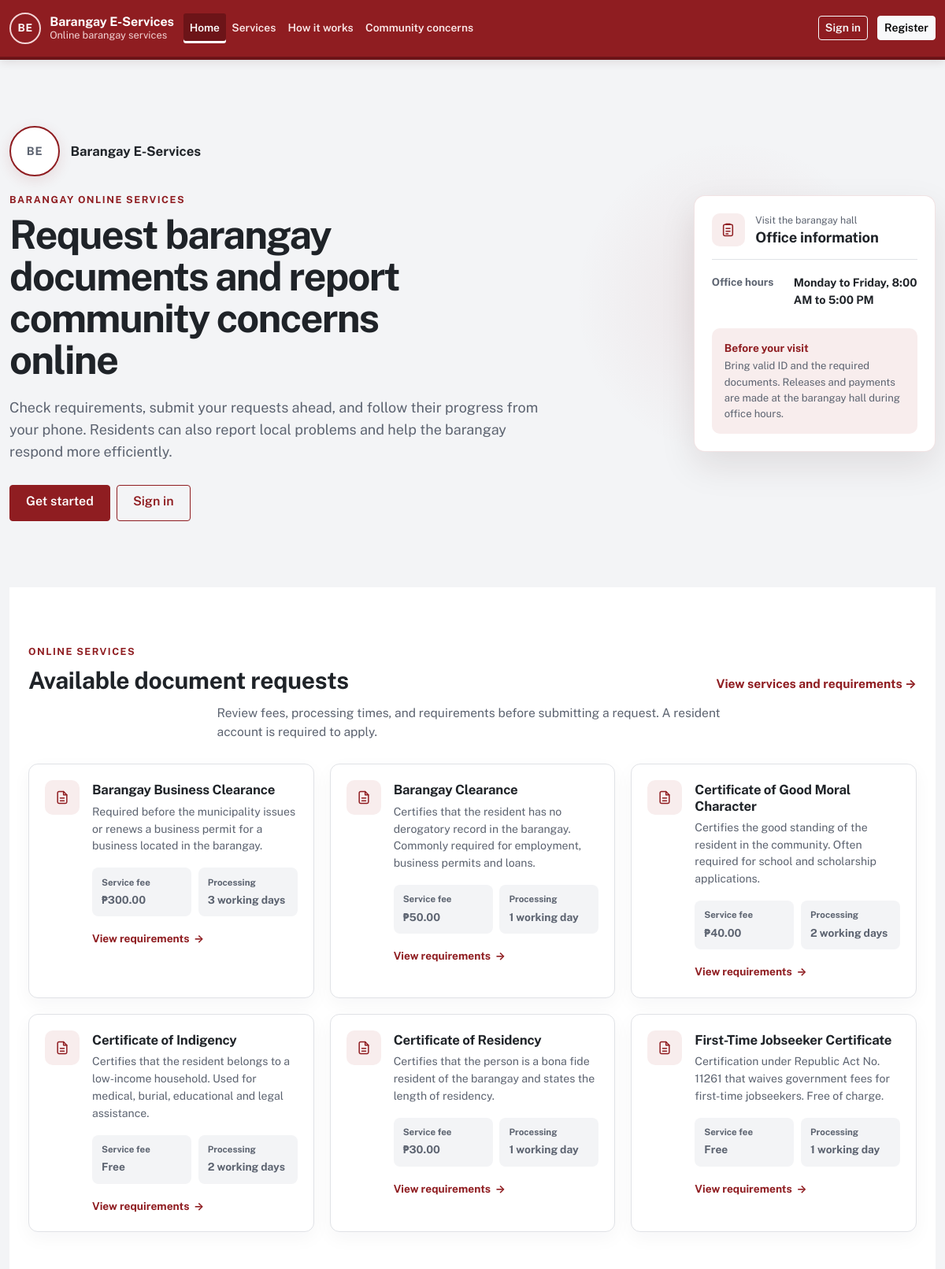
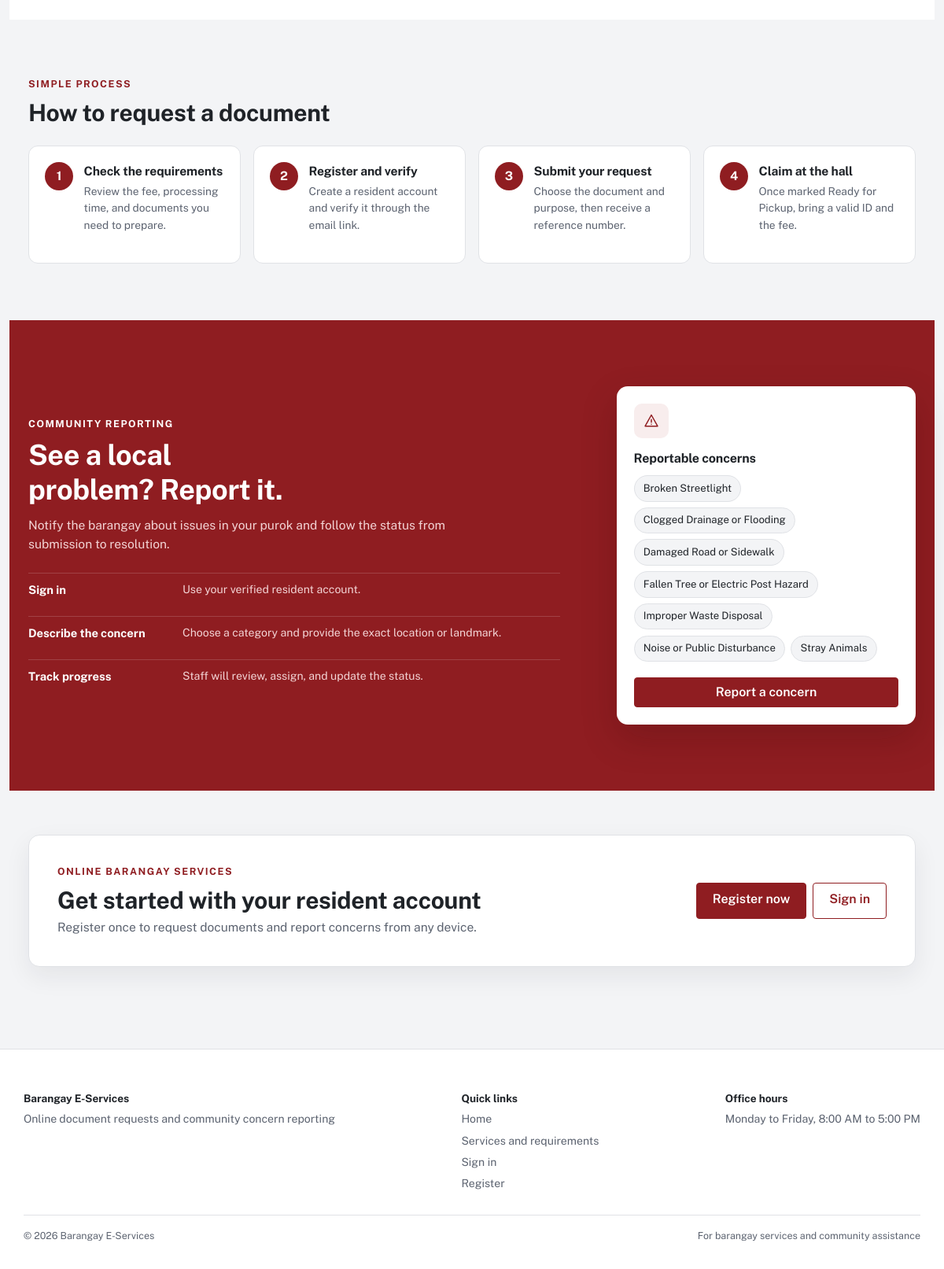
The page / on the database its author committed (2 pictures, top to bottom).
### tables this page shows
CREATE TABLE `barangay_settings` (
  `settings_id` tinyint(3) unsigned NOT NULL DEFAULT 1,
  `barangay_name` varchar(100) DEFAULT NULL,
  `municipality` varchar(100) DEFAULT NULL,
  `province` varchar(100) DEFAULT NULL,
  `office_hours` varchar(150) DEFAULT NULL,
  `logo_path` varchar(255) DEFAULT NULL,
  `updated_by` int(10) unsigned DEFAULT NULL,
  `updated_at` datetime NOT NULL DEFAULT current_timestamp() ON UPDATE current_timestamp(),
  PRIMARY KEY (`settings_id`),
  KEY `fk_settings_user` (`updated_by`),
  CONSTRAINT `fk_settings_user` FOREIGN KEY (`updated_by`) REFERENCES `users` (`user_id`) ON DELETE SET NULL,
  CONSTRAINT `chk_settings_single` CHECK (`settings_id` = 1)
);

CREATE TABLE `document_types` (
  `doc_type_id` smallint(5) unsigned NOT NULL AUTO_INCREMENT,
  `name` varchar(100) NOT NULL,
  `description` varchar(500) NOT NULL,
  `fee` decimal(8,2) NOT NULL DEFAULT 0.00,
  `processing_days` tinyint(3) unsigned NOT NULL DEFAULT 1,
  `is_archived` tinyint(1) NOT NULL DEFAULT 0,
  `created_at` datetime NOT NULL DEFAULT current_timestamp(),
  `updated_at` datetime NOT NULL DEFAULT current_timestamp() ON UPDATE current_timestamp(),
  PRIMARY KEY (`doc_type_id`),
  UNIQUE KEY `name` (`name`),
  CONSTRAINT `chk_dt_fee` CHECK (`fee` >= 0),
  CONSTRAINT `chk_dt_days` CHECK (`processing_days` between 1 and 30)
);

CREATE TABLE `concern_categories` (
  `category_id` smallint(5) unsigned NOT NULL AUTO_INCREMENT,
  `name` varchar(100) NOT NULL,
  `description` varchar(500) NOT NULL,
  `default_priority` tinyint(3) unsigned NOT NULL DEFAULT 2,
  `is_archived` tinyint(1) NOT NULL DEFAULT 0,
  `created_at` datetime NOT NULL DEFAULT current_timestamp(),
  `updated_at` datetime NOT NULL DEFAULT current_timestamp() ON UPDATE current_timestamp(),
  PRIMARY KEY (`category_id`),
  UNIQUE KEY `name` (`name`),
  CONSTRAINT `chk_cc_priority` CHECK (`default_priority` between 1 and 4)
);

### app/lib/db.php (called while the page is built, shortened)
<?php
function db(): mysqli
{
    static $conn = null;
    if ($conn === null) {
        $conn = new mysqli(
            config('db.host'),
            config('db.user'),
            config('db.password'),
            config('db.name'),
            (int) config('db.port', 3306)
        );
        $conn->set_charset('utf8mb4');
        $conn->query("SET time_zone = '+08:00'");
    }
    return $conn;
}
function db_query(string $sql, array $params = []): mysqli_stmt
{
    $stmt = db()->prepare($sql);
    $stmt->execute();
    return $stmt;
}
function db_all(string $sql, array $params = []): array
{
    $result = db_query($sql, $params)->get_result();
    return $result ? $result->fetch_all(MYSQLI_ASSOC) : [];
}
function db_one(string $sql, array $params = []): ?array
{
    $result = db_query($sql, $params)->get_result();
    $row = $result ? $result->fetch_assoc() : null;
    return $row ?: null;
}

### app/lib/helpers.php (called while the page is built, shortened)
<?php
function e($value): string
{
    return htmlspecialchars((string) ($value ?? ''), ENT_QUOTES | ENT_SUBSTITUTE, 'UTF-8');
}
function base_path(): string
{
    static $base = null;
    if ($base === null) {
        $script = realpath($_SERVER['SCRIPT_FILENAME'] ?? '') ?: '';
        $root   = realpath(APP_ROOT) ?: APP_ROOT;
        $rel    = str_replace('\\', '/', substr($script, strlen($root)));
        $name   = str_replace('\\', '/', $_SERVER['SCRIPT_NAME'] ?? '');
        $base   = ($rel !== '' && str_ends_with($name, $rel)) ? substr($name, 0, -strlen($rel)) : '';
        $base   = rtrim($base, '/');
    }
    return $base;
}
function url(string $path = ''): string
{
    return base_path() . '/' . ltrim($path, '/');
}
function peso($amount): string
{
    return '₱' . number_format((float) $amount, 2);
}

### app/lib/auth.php (called while the page is built, shortened)
<?php
function current_user(bool $refresh = false): ?array
{
    static $user = false;
    if ($user !== false && !$refresh) {
        return $user;
    }
    $user = null;
    return $user;
}

### index.php (the view, shortened to what this page needs)
<?php
$docTypes = db_all('SELECT doc_type_id, name, description, fee, processing_days FROM document_types WHERE is_archived = 0 ORDER BY name');
$categories = db_all('SELECT name FROM concern_categories WHERE is_archived = 0 ORDER BY name');
require APP_ROOT . '/app/views/header.php';
?>
<section class="landing-hero" aria-labelledby="landing-title">
  <div class="landing-hero-copy">
    <div class="landing-id">
      <?= render_seal('landing-seal') ?>
      <div>
        <strong><?= e(barangay_display_name()) ?></strong>
      </div>
    </div>
    <p class="landing-eyebrow">Barangay online services</p>
    <h1 id="landing-title">Request barangay documents and report community concerns online</h1>
    <p class="lead">Check requirements, submit your requests ahead, and follow their progress from your phone. Residents can also report local problems and help the barangay respond more efficiently.</p>
    <div class="landing-actions d-flex flex-wrap gap-2">
      <a class="btn btn-primary btn-lg" href="<?= e(url('auth/register.php')) ?>">Get started</a>
      <a class="btn btn-outline-primary btn-lg" href="<?= e(url('auth/login.php')) ?>">Sign in</a>
    </div>
  </div>
  <aside class="hall-card" aria-label="Barangay hall information">
    <div class="hall-card-heading">
      <span class="hall-card-icon" aria-hidden="true"><?= icon('services') ?></span>
      <div><p>Visit the barangay hall</p><h2>Office information</h2></div>
    </div>
    <dl class="hall-details">
      <div><dt>Office hours</dt><dd><?= e(office_hours() ?: 'Please ask at the barangay hall.') ?></dd></div>
    </dl>
    <div class="hall-notice">
      <strong>Before your visit</strong>
      <span>Bring valid ID and the required documents. Releases and payments are made at the barangay hall during office hours.</span>
    </div>
  </aside>
</section>
<section class="landing-section" id="services" aria-labelledby="services-title">
  <div class="landing-section-heading">
    <div>
      <p class="landing-eyebrow">Online services</p>
      <h2 id="services-title">Available document requests</h2>
    </div>
    <a class="text-link" href="<?= e(url('services.php')) ?>">View services and requirements <span aria-hidden="true">→</span></a>
  </div>
  <p class="landing-section-lead">Review fees, processing times, and requirements before submitting a request. A resident account is required to apply.</p>
  <?php if ($docTypes): ?>
    <div class="service-grid">
      <?php foreach ($docTypes as $d): ?>
        <article class="service-card" id="doc-<?= (int) $d['doc_type_id'] ?>">
          <div class="service-card-icon" aria-hidden="true"><?= icon('document') ?></div>
          <div class="service-card-body">
            <h3><?= e($d['name']) ?></h3>
            <?php if (trim((string) $d['description']) !== ''): ?><p><?= e($d['description']) ?></p><?php endif; ?>
            <dl class="service-meta">
              <div><dt>Service fee</dt><dd><?= (float) $d['fee'] > 0 ? e(peso($d['fee'])) : 'Free' ?></dd></div>
              <div><dt>Processing</dt><dd><?= (int) $d['processing_days'] ?> working day<?= (int) $d['processing_days'] === 1 ? '' : 's' ?></dd></div>
            </dl>
            <a class="service-link" href="<?= e(url('services.php#doc-' . (int) $d['doc_type_id'])) ?>">View requirements <span aria-hidden="true">→</span><span class="visually-hidden"> for <?= e($d['name']) ?></span></a>
          </div>
        </article>
      <?php endforeach; ?>
    </div>
  <?php else: ?>
    <div class="landing-empty">No documents are available online yet.</div>
  <?php endif; ?>
</section>
<section class="landing-section" id="how-it-works" aria-labelledby="request-title">
  <div class="landing-section-heading">
    <div>
      <p class="landing-eyebrow">Simple process</p>
      <h2 id="request-title">How to request a document</h2>
    </div>
  </div>
  <ol class="landing-steps">
    <li><span class="step-number">1</span><div><h3>Check the requirements</h3><p>Review the fee, processing time, and documents you need to prepare.</p></div></li>
    <li><span class="step-number">2</span><div><h3>Register and verify</h3><p>Create a resident account and verify it through the email link.</p></div></li>
    <li><span class="step-number">3</span><div><h3>Submit your request</h3><p>Choose the document and purpose, then receive a reference number.</p></div></li>
    <li><span class="step-number">4</span><div><h3>Claim at the hall</h3><p>Once marked Ready for Pickup, bring a valid ID and the fee.</p></div></li>
  </ol>
</section>
<section class="concern-section" id="concerns" aria-labelledby="concern-title">
  <div class="concern-copy">
    <p class="landing-eyebrow">Community reporting</p>
    <h2 id="concern-title">See a local problem? Report it.</h2>
    <p>Notify the barangay about issues in your purok and follow the status from submission to resolution.</p>
    <ol class="concern-steps">
      <li><strong>Sign in</strong><span>Use your verified resident account.</span></li>
      <li><strong>Describe the concern</strong><span>Choose a category and provide the exact location or landmark.</span></li>
      <li><strong>Track progress</strong><span>Staff will review, assign, and update the status.</span></li>
    </ol>
  </div>
  <aside class="concern-card">
    <div class="concern-card-icon" aria-hidden="true"><?= icon('concern') ?></div>
    <h3>Reportable concerns</h3>
    <?php if ($categories): ?>
      <ul class="concern-list">
        <?php foreach ($categories as $c): ?><li><?= e($c['name']) ?></li><?php endforeach; ?>
      </ul>
    <?php else: ?>
      <p class="mb-0 text-muted">Concern categories are being updated.</p>
    <?php endif; ?>
    <a class="btn btn-primary w-100" href="<?= e(url(current_user() ? 'resident/concern-form.php' : 'auth/register.php')) ?>">Report a concern</a>
  </aside>
</section>
<section class="landing-cta" aria-label="Create an account">
  <div>
    <p class="landing-eyebrow">Online barangay services</p>
    <h2>Get started with your resident account</h2>
    <p>Register once to request documents and report concerns from any device.</p>
  </div>
  <div class="landing-actions d-flex flex-wrap gap-2">
    <a class="btn btn-primary btn-lg" href="<?= e(url('auth/register.php')) ?>">Register now</a>
    <a class="btn btn-outline-primary btn-lg" href="<?= e(url('auth/login.php')) ?>">Sign in</a>
  </div>
</section>
<?php require APP_ROOT . '/app/views/footer.php'; ?>

### app/lib/settings.php (shortened to what this page needs)
<?php
function barangay(bool $refresh = false): array
{
    static $settings = null;
    if ($settings === null || $refresh) {
        try {
            $row = db_one('SELECT barangay_name, municipality, province, office_hours, logo_path, updated_at FROM barangay_settings WHERE settings_id = 1');
        } catch (mysqli_sql_exception $e) {
            error_log('[barangay-eservices] settings unavailable: ' . $e->getMessage());
            $row = null;
        }
        $settings = array_merge(SETTINGS_DEFAULTS, $row ?? []);
    }
    return $settings;
}
function app_name(): string
{
    return APP_NAME;
}
function barangay_name(): string
{
    $name = trim((string) barangay()['barangay_name']);
    if ($name === '') {
        return '';
    }
    return preg_match('/^(barangay|brgy\.?)\s/i', $name) ? $name : 'Barangay ' . $name;
}
function barangay_display_name(): string
{
    return barangay_name() ?: APP_NAME;
}
function office_hours(): string
{
    return trim((string) barangay()['office_hours']);
}
function barangay_initials(): string
{
    if (trim((string) barangay()['barangay_name']) === '') {
        return 'BE';
    }
    $initials = '';
    return $initials !== '' ? $initials : 'B';
}
function logo_url(): ?string
{
    $path = barangay()['logo_path'];
    if (!$path || !is_file(APP_ROOT . '/' . $path)) {
        return null;
    }
    return url($path) . '?v=' . filemtime(APP_ROOT . '/' . $path);
}
function render_app_mark(): string
{
    return '<span class="brand-seal" aria-hidden="true">BE</span>';
}
function render_seal(string $class = 'brand-seal'): string
{
    $logo = logo_url();
    return '<span class="' . e($class) . '" aria-hidden="true">' . e(barangay_initials()) . '</span>';
}

### app/lib/icons.php (shortened to what this page needs)
<?php
function icon(string $name, string $class = 'icon'): string
{
    return '<svg class="' . e($class) . '" viewBox="0 0 24 24" width="20" height="20" aria-hidden="true" focusable="false" fill="none" stroke="currentColor" stroke-width="1.8" stroke-linecap="round" stroke-linejoin="round">'
        . (ICONS[$name] ?? '') . '</svg>';
}

### app/views/footer.php (shortened to what this page needs)
<?php $appLayout = $appLayout ?? false; ?>
</main>
<footer class="<?= $appLayout ? 'app-footer' : 'site-footer' ?>">
  <?php if ($appLayout): ?>
    <div class="app-footer-inner">
      <span><strong><?= e(app_name()) ?></strong></span>
      <span>Document requests and community concern reporting</span>
    </div>
  <?php else: ?>
    <div class="container-xl public-footer-grid">
      <div class="footer-brand">
        <strong><?= e(barangay_display_name()) ?></strong>
        <span>Online document requests and community concern reporting</span>
      </div>
      <nav class="footer-links" aria-label="Footer">
        <strong>Quick links</strong>
        <a href="<?= e(url('index.php')) ?>">Home</a>
        <a href="<?= e(url('services.php')) ?>">Services and requirements</a>
        <a href="<?= e(url('auth/login.php')) ?>">Sign in</a>
        <a href="<?= e(url('auth/register.php')) ?>">Register</a>
      </nav>
      <div class="footer-hours">
        <strong>Office hours</strong>
        <span><?= e(office_hours() ?: 'Please ask at the barangay hall.') ?></span>
      </div>
    </div>
    <div class="container-xl footer-bottom">
      <span>&copy; <?= e(date('Y')) ?> <?= e(app_name()) ?></span>
      <span>For barangay services and community assistance</span>
    </div>
  <?php endif; ?>
</footer>
</body>
</html>

### rows shown on the page
barangay_settings: barangay_name "BE", barangay_name "Barangay E-Services", office_hours "Monday to Friday, 8:00 AM to 5:00 PM"
document_types: name "Barangay Business Clearance", description "Required before the municipality issues or renews a business permit for a business located in the barangay.", fee "₱300.00", processing_days "3"
document_types: name "Barangay Clearance", description "Certifies that the resident has no derogatory record in the barangay. Commonly required for employment, business permits and loans.", fee "₱50.00", processing_days "1"
document_types: name "Certificate of Good Moral Character", description "Certifies the good standing of the resident in the community. Often required for school and scholarship applications.", fee "₱40.00", processing_days "2"
document_types: name "Certificate of Indigency", description "Certifies that the resident belongs to a low-income household. Used for medical, burial, educational and legal assistance.", fee "Free", processing_days "2"
document_types: name "Certificate of Residency", description "Certifies that the person is a bona fide resident of the barangay and states the length of residency.", fee "₱30.00", processing_days "1"
document_types: name "First-Time Jobseeker Certificate", description "Certification under Republic Act No. 11261 that waives government fees for first-time jobseekers. Free of charge.", fee "Free", processing_days "1"
concern_categories: name "Broken Streetlight"
concern_categories: name "Clogged Drainage or Flooding"
concern_categories: name "Damaged Road or Sidewalk"
concern_categories: name "Fallen Tree or Electric Post Hazard"
concern_categories: name "Improper Waste Disposal"
concern_categories: name "Noise or Public Disturbance"
concern_categories: name "Stray Animals"

### other values the page prints
app_name() "Barangay E-Services"
$label "Home"
$label "Services"
$label "How it works"
$label "Community concerns"
